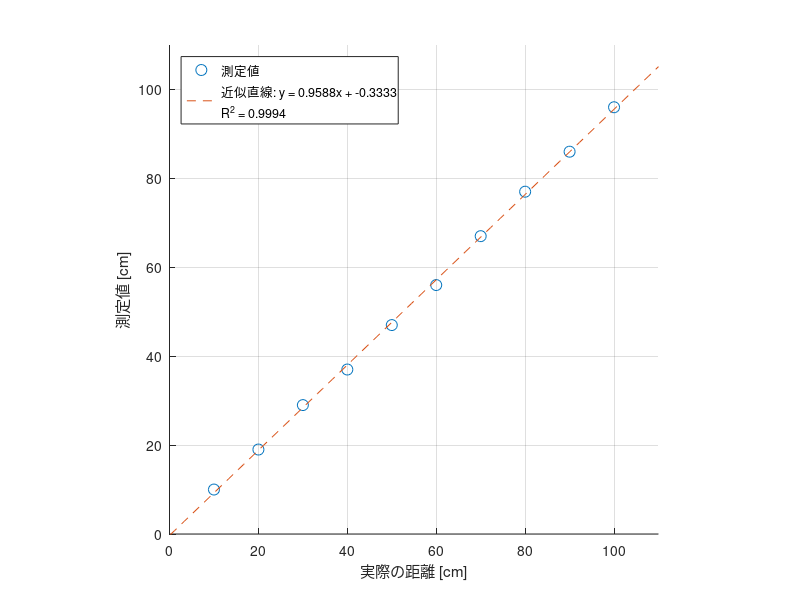

Source code (MATLAB):
actual   = [10, 20, 30, 40, 50, 60, 70, 80, 90, 100];
measured = [10, 19, 29, 37, 47, 56, 67, 77, 86,  96];

% 線形近似
p = polyfit(actual, measured, 1);
fit_x = linspace(0, 110, 100);
fit_y = polyval(p, fit_x);

% 決定係数 R^2
measured_fit = polyval(p, actual);
ss_res = sum((measured - measured_fit).^2);
ss_tot = sum((measured - mean(measured)).^2);
R2 = 1 - ss_res / ss_tot;

figure;
hold on;

plot(actual, measured, 'o', 'MarkerSize', 8, 'DisplayName', '測定値');
plot(fit_x, fit_y, '--', 'DisplayName', sprintf('近似直線: y = %.4fx + %.4f\nR^2 = %.4f', p(1), p(2), R2));

xlabel('実際の距離 [cm]');
ylabel('測定値 [cm]');
legend('Location', 'northwest');
grid on;
axis equal;
xlim([0 110]);
ylim([0 110]);

hold off;
